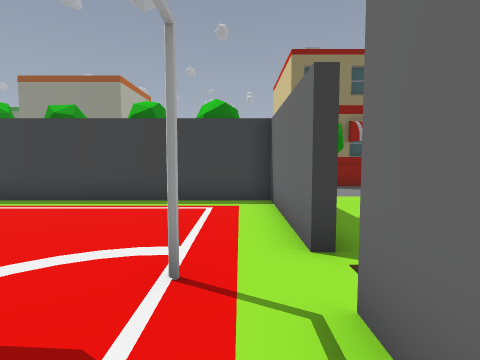
view 1 (above)

24 first-person views from a walk through a Godot game level. The camera is 1.3 m above the floor, tilts 4° down and sees 80° across. The floor is counted in squares, 1.2 m on a side. Each view is taken from the middle of a square. On the plan, view 1 faces up. The plan holds only what a view shows up to about 12 squares ahead; the rest is blank. The place goes on beyond the plan.

view 2
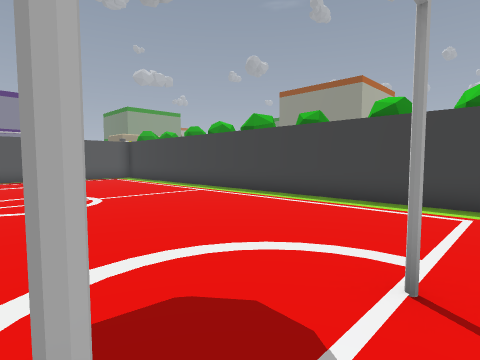

view 3
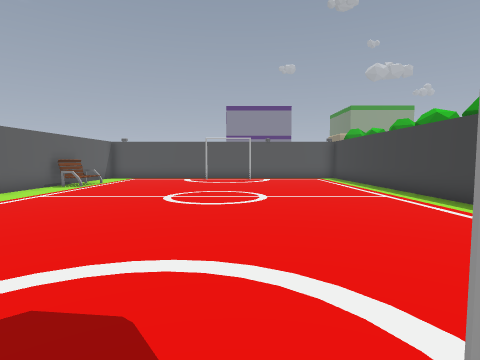

view 4
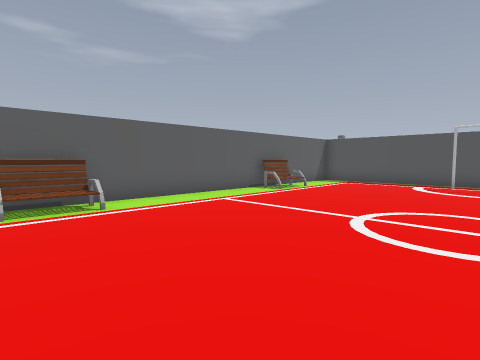

view 5
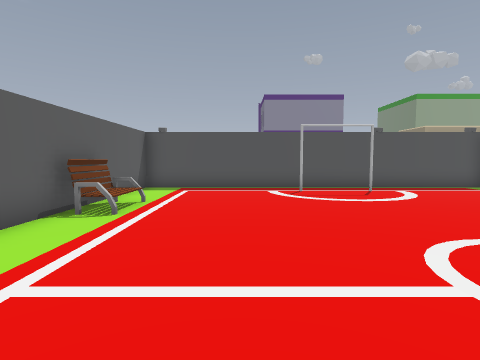

view 6
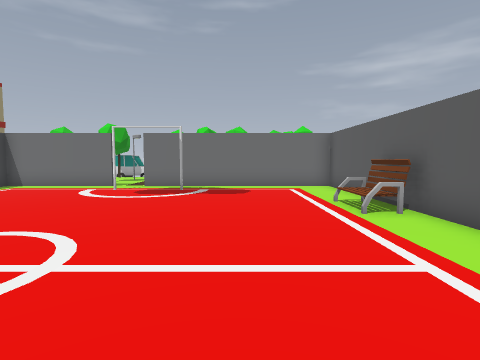

view 7
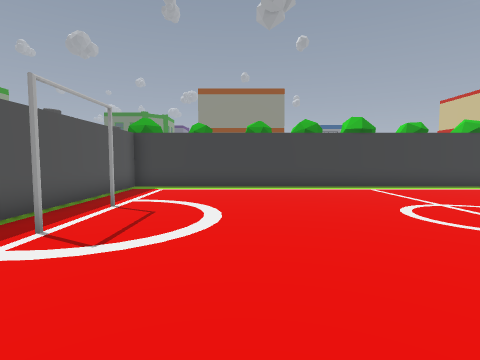

view 8
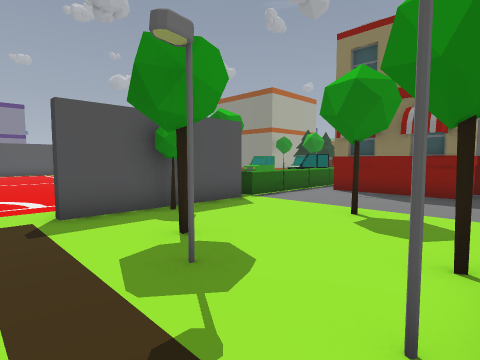

view 9
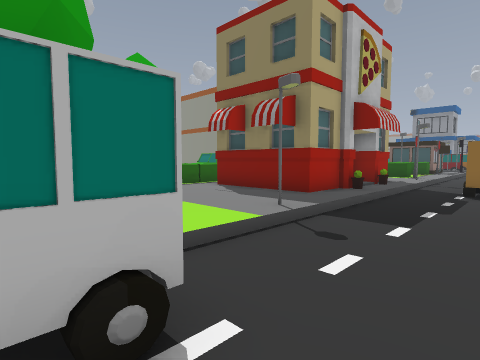

view 10
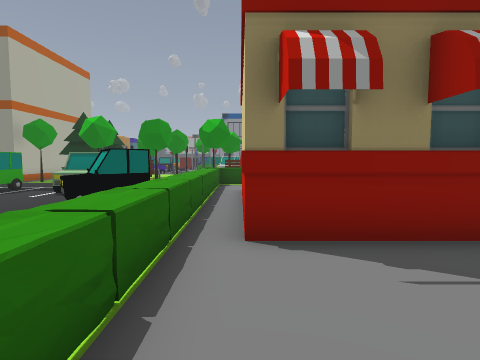

view 11
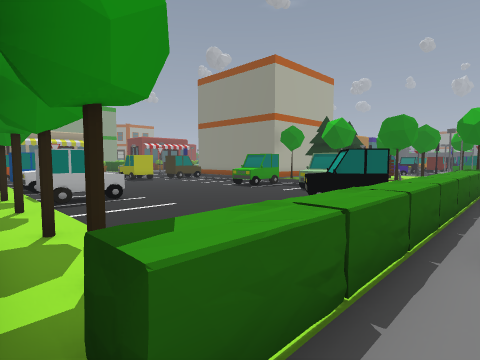

view 12
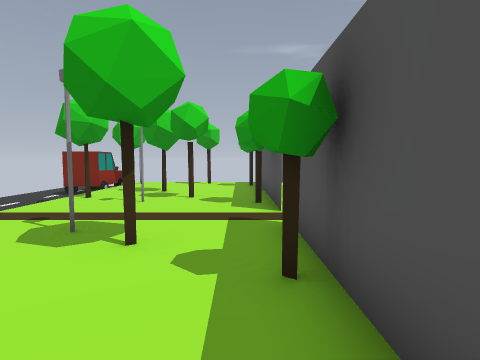

view 13
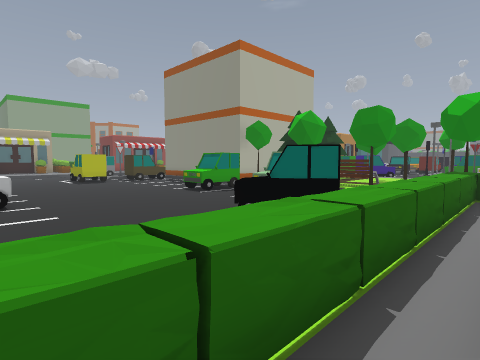

view 14
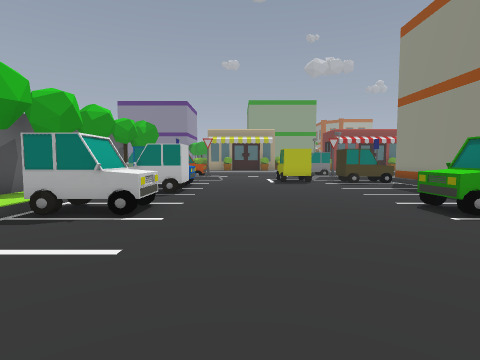

view 15
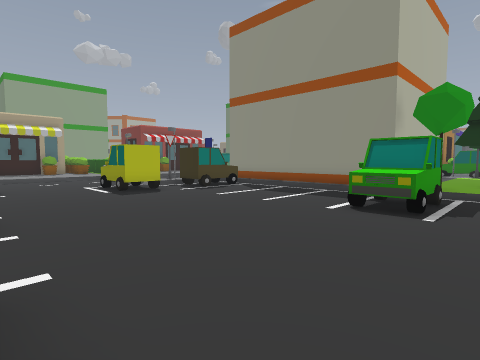

view 16
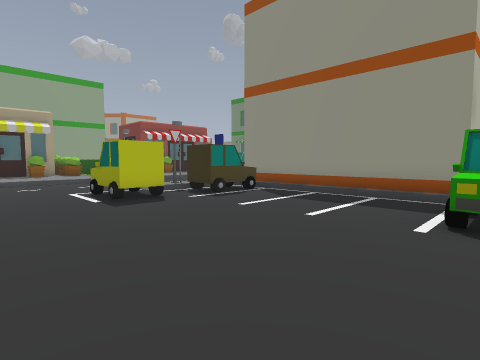

view 17
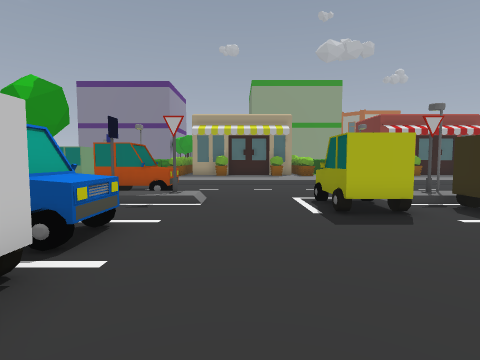

view 18
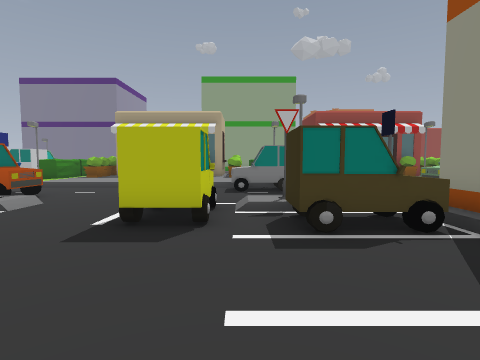

view 19
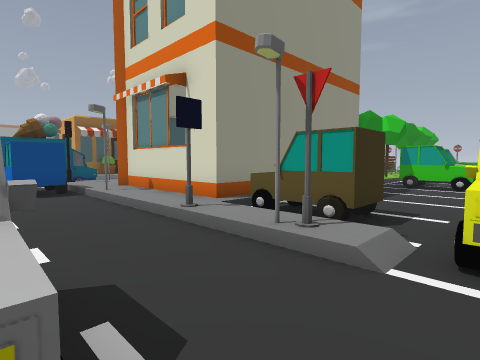

view 20
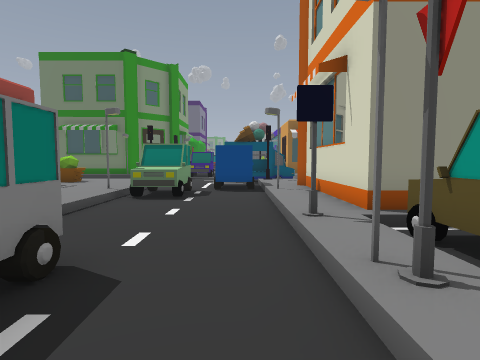

view 21
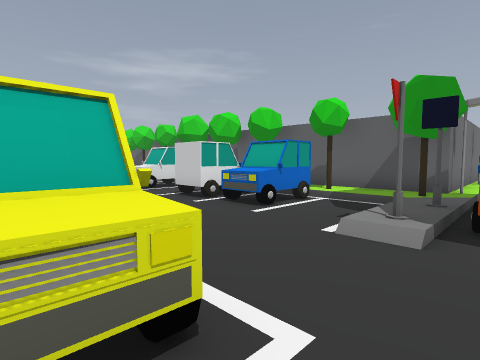

view 22
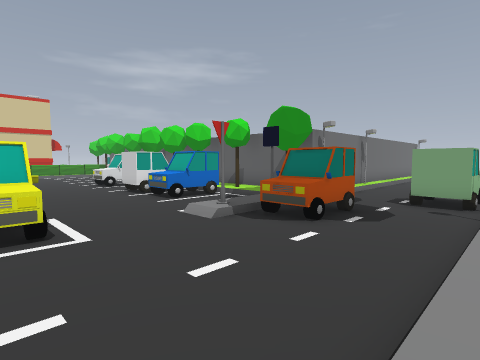

view 23
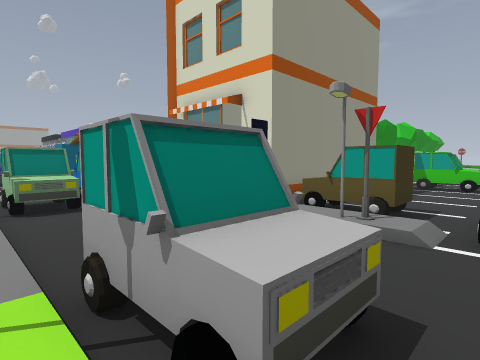

view 24
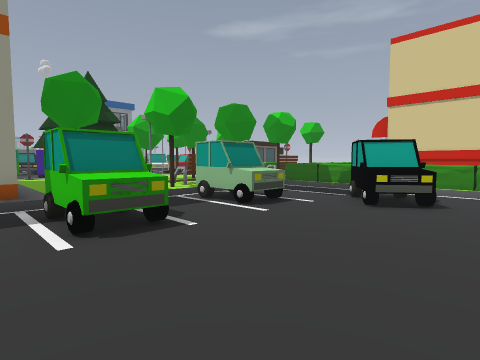

### Floor plan
Key: @ floor where view 1 was taken; # wall or solid block; x gap in a wall; . main floor; - floor 0.25 m lower than the main floor; / step, stairs or slope; = window, fence, low wall or low ledge; ^ raised ledge.
Columns run from 23 left of view 1 to 10 right of it. Each row starts with its distance up from view 1.
 31     ##
 30     -#.
 29   -^ #=
 28 .--###=
 27 .##-####       .#
 26 .##--/.#       ..
 25 .^^--/.#       .
 24 .----/.#       .#  ..
 23 .----/.#       .. ###
 22 .----#.########.. ...#  #
 21 .----//^----------# -  -^
 20 .##--//##-----##--##----^.
 19 x##--#/##-----##--^^----^.
 18  ==--//--------^--------^    #/-
 17 .----=##------------###-^#   #/-
 16  ----=##------------^#--^#  ##/-
 15 .-----------------------^#   ./-#
 14 .--------------------- -^#   #/--
 13 .-----/--------------  -^#   #/--
 12 .---^#/--=-##-==----   -^#####/--
 11 .--##//--####-##----   -^...../---
 10 .--##//--##^x-##----   -^...../---
  9 #----/#.### ............^.....#---
  8 ###--####################...../---
  7  ##--#..................#...../---
  6  ^^--#..................#.....##-
  5   ---#..................#.....##--
  4    --#..................#.....#
  3      #.#..............#.......
  2      #......................../
  1      #..................#...#./-
  0      #.#..............#@#.#..#/--
 -1      #..................#...../---
 -2      #..................#...#./---
 -3      #..................#.....##--
 -4      #..................#.....# --
 -5      #....=#......=#....#
 -6      ####################

Where each view was taken, in squares from view 1:
view 1: 0 up, 0 right, facing up
view 2: 0 up, 0 right, facing up-left
view 3: 2 up, 0 right, facing left
view 4: 2 up, 3 left, facing down-left
view 5: 2 down, 6 left, facing left
view 6: 2 down, 11 left, facing right
view 7: 4 down, 13 left, facing up
view 8: 2 up, 7 right, facing up-left
view 9: 5 up, 10 right, facing up-left
view 10: 8 up, 2 right, facing up
view 11: 8 up, 2 right, facing up-left
view 12: 8 up, 2 right, facing down
view 13: 11 up, 2 right, facing up-left
view 14: 14 up, 2 left, facing left
view 15: 12 up, 6 left, facing up-left
view 16: 13 up, 8 left, facing up-left
view 17: 14 up, 10 left, facing left
view 18: 18 up, 11 left, facing left
view 19: 17 up, 21 left, facing up-right
view 20: 17 up, 19 left, facing up
view 21: 17 up, 19 left, facing down-right
view 22: 17 up, 23 left, facing down-right
view 23: 17 up, 23 left, facing up-right
view 24: 14 up, 10 left, facing up-right
